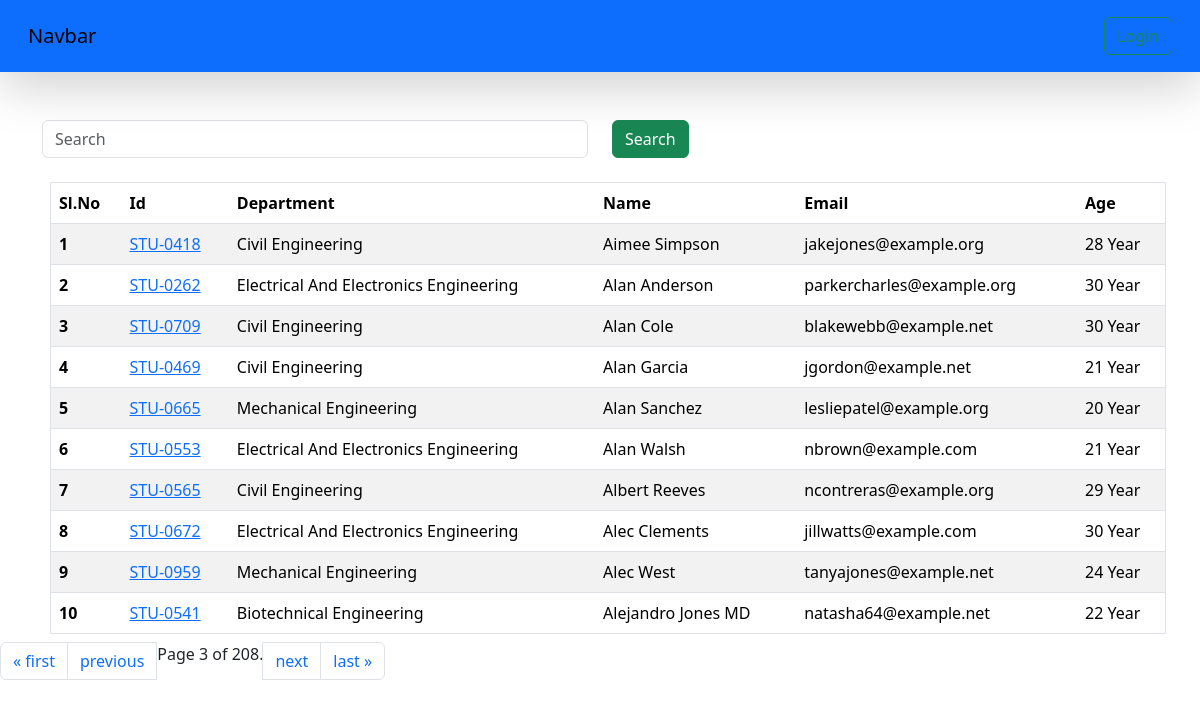
Page /student/?page=3 on the committed database.
### veg/models.py (models this page shows, shortened)
class Student(models.Model):
    department=models.ForeignKey(Department,related_name="depart",on_delete=models.CASCADE)
    student_id=models.OneToOneField(StudentID,related_name="studentid",on_delete=models.CASCADE)
    student_name=models.CharField(max_length=100)
    student_age=models.IntegerField(default=18)
    student_email=models.EmailField(unique=True)
    student_address=models.TextField()
    is_deleted = models.BooleanField(default=False)
    objects=StudentManager()
    admin_objects=models.Manager()
    class Meta:
        ordering=['student_name']
        verbose_name='student'

class StudentID(models.Model):
    student_id = models.CharField(max_length=100)
    def __str__(self) -> str:
        return self.student_id

class Department(models.Model):
    department=models.CharField(max_length=100)
    class Meta:
        ordering = ['department']

### veg/views.py (the view, shortened to what this page needs)
# urls.py: path('student/',get_student,name="get_student"),
def get_student(request):
   queryset = Student.objects.all()
   paginator = Paginator(queryset,10)
   page_number = request.GET.get("page",1)
   page_obj=paginator.get_page(page_number)
   return render(request,'report/student.html',{'queryset':page_obj})

### veg/models.py (called while the page is built)
    def get_queryset(self):
        return super().get_queryset().filter(is_deleted=False)

### home/templates/report/student.html (shortened to what this page needs)
{% extends 'base.html' %}
{% block start %}
<div class="container mt-5">
  <form action="" class="mb-4">
  <div class="row">
    <div class="col-md-6">
      <input type="text" name="search" class="form-control" placeholder="Search">
    </div>
    <div class="col-md-6">
      <button class="btn btn-success">Search</button>
    </div>
  </form>
  </div>
<table class="table m-2 table-striped">
  <thead>
    <tr>
      <th scope="col">Sl.No</th>
      <th scope="col">Id</th>
      <th scope="col">Department</th>
      <th scope="col">Name</th>
      <th scope="col">Email</th>
      <th scope="col">Age</th>
    </tr>
  </thead>
  <tbody>
    {% for student in queryset%}
    <tr>
      <th scope="row">{{forloop.counter}}</th>
      <td>
        <a href="{% url 'see_marks' student.student_id %}">{{student.student_id}}</a>
      </td>
      <td>{{student.department.department}}</td>
      <td>{{student.student_name}}</td>
      <td>{{student.student_email}}</td>
      <td>{{student.student_age}} Year</td>
    </tr>
    {% endfor %}
  </tbody>
</table>
<nav area-label="page navigation example">
    <ul class="pagination">
        {% if queryset.has_previous %}
        <li class="page-item"><a class="page-link" href="?page=1">&laquo; first</a></li>
        <li class="page-item"><a class="page-link"  href="?page={{ queryset.previous_page_number }}">previous</a></li>
        {% endif %}
        <span class="current">
            Page {{ queryset.number }} of {{ queryset.paginator.num_pages }}.
        </span>
        {% if queryset.has_next %}
        <li class="page-item"><a class="page-link" href="?page={{ queryset.next_page_number }}">next</a></li>
          <li class="page-item"><a class="page-link" href="?page={{ queryset.paginator.num_pages }}">last &raquo;</a></li>
        {% endif %}
    </ul>
</nav>
{% endblock %}

### home/templates/base.html (style rules this page uses)
table, th, td { border: 1px solid black; }

### rows in the picture
Student: student_id "STU-0418", department.department "Civil Engineering", student_name "Aimee Simpson", student_email "jakejones@example.org", student_age "28"
Student: student_id "STU-0262", department.department "Electrical And Electronics Engineering", student_name "Alan Anderson", student_email "parkercharles@example.org", student_age "30"
Student: student_id "STU-0709", department.department "Civil Engineering", student_name "Alan Cole", student_email "blakewebb@example.net", student_age "30"
Student: student_id "STU-0469", department.department "Civil Engineering", student_name "Alan Garcia", student_email "jgordon@example.net", student_age "21"
Student: student_id "STU-0665", department.department "Mechanical Engineering", student_name "Alan Sanchez", student_email "lesliepatel@example.org", student_age "20"
Student: student_id "STU-0553", department.department "Electrical And Electronics Engineering", student_name "Alan Walsh", student_email "nbrown@example.com", student_age "21"
Student: student_id "STU-0565", department.department "Civil Engineering", student_name "Albert Reeves", student_email "ncontreras@example.org", student_age "29"
Student: student_id "STU-0672", department.department "Electrical And Electronics Engineering", student_name "Alec Clements", student_email "jillwatts@example.com", student_age "30"
Student: student_id "STU-0959", department.department "Mechanical Engineering", student_name "Alec West", student_email "tanyajones@example.net", student_age "24"
Student: student_id "STU-0541", department.department "Biotechnical Engineering", student_name "Alejandro Jones MD", student_email "natasha64@example.net", student_age "22"

### other values in the picture
{{ queryset.number }} "3"
{{ queryset.paginator.num_pages }} "208"
